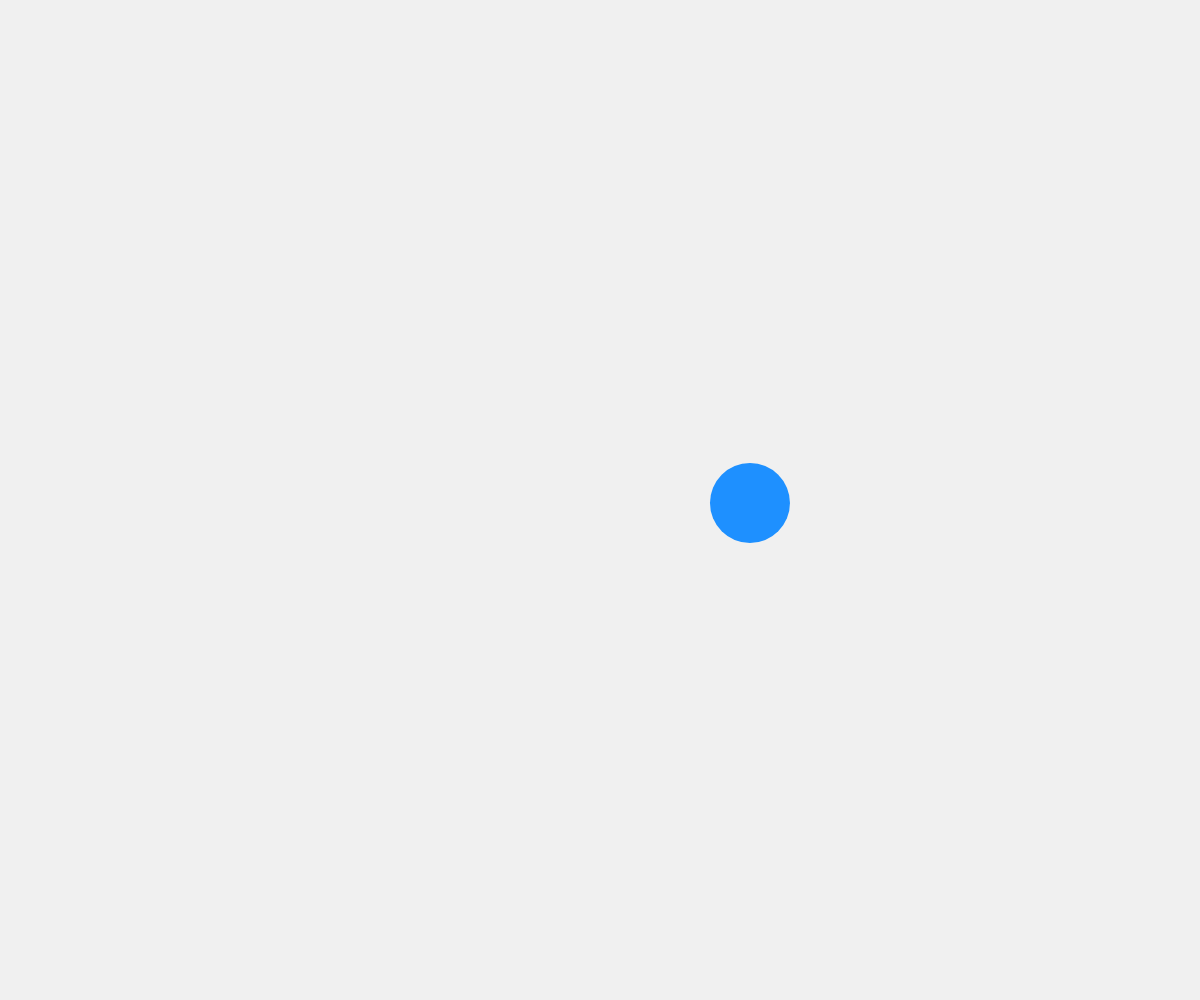
Frame 1 (no input)
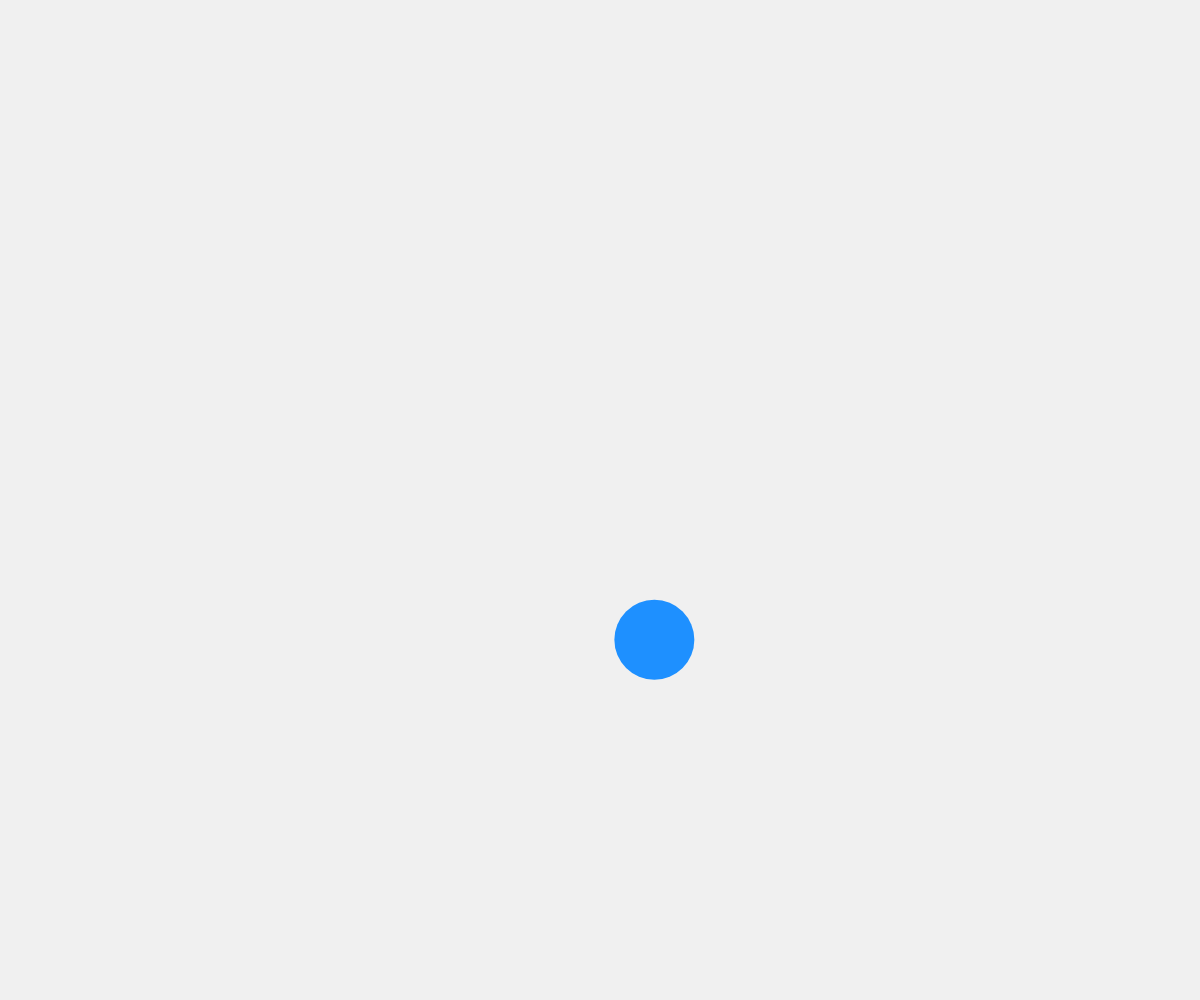
Frame 60 (no input)
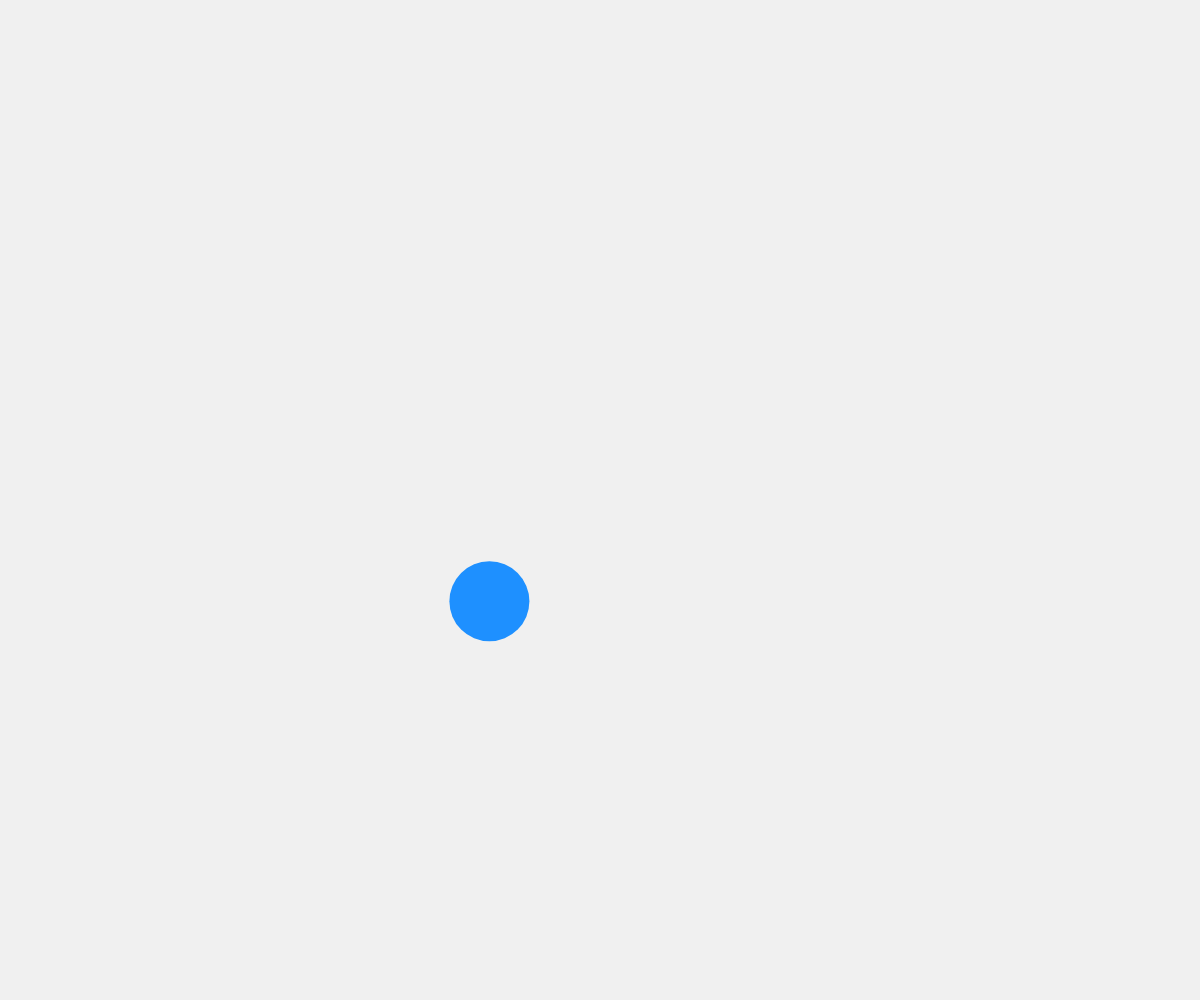
Frame 120 (the mouse pressed at the canvas centre since frame 60)

The p5.js sketch that drew these frames (run headless with seeded random() and noise() and a simulated clock; from frame 60 on, the mouse is pressed at the canvas centre):

// p5.js sketch
// ── sketch.js
function setup() {
  createCanvas(windowWidth, windowHeight);
  background(240);
}

function draw() {
  background(240);

  const radius = 80;
  const x = width / 2 + Math.cos(frameCount * 0.02) * 150;
  const y = height / 2 + Math.sin(frameCount * 0.02) * 150;

  noStroke();
  fill(30, 144, 255);
  circle(x, y, radius);
}

function windowResized() {
  resizeCanvas(windowWidth, windowHeight);
} 
